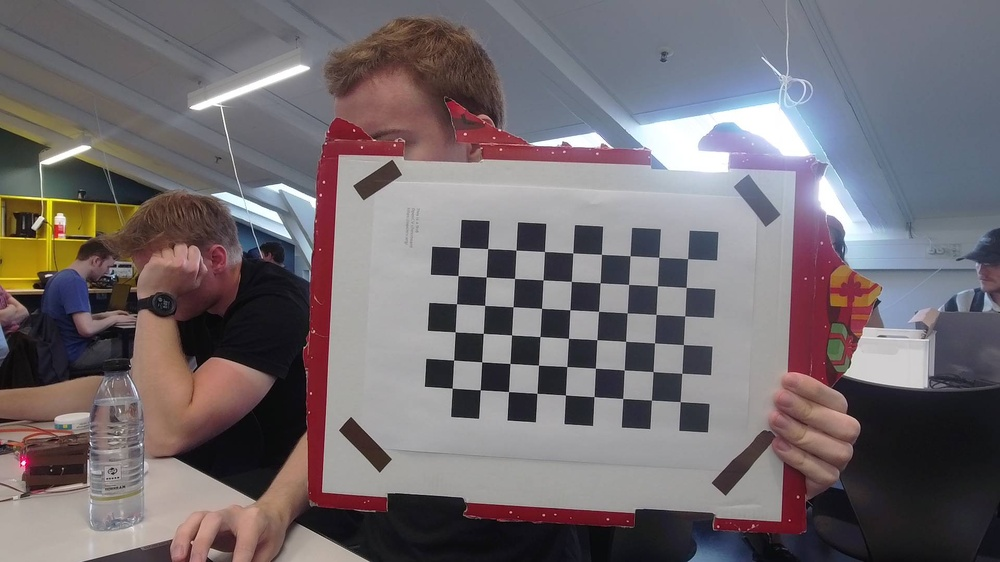
#> input picture EksamenVSCode/CalibrationImages/WIN_20250513_09_49_18_Pro.jpg, 1000 x 562 px, shrunk from 1920 x 1080 before the run; its folder holds only this picture in this run
$ python Calibration.py
#> lines starting #> are read from the running program, lines starting #| are printed output that depends on the picture; after the words box and inside, x2 and y2 are one past the last pixel; in counts of white or black regions, pixels touching at a corner belong together; long printed decimals are rounded
import numpy as np
import cv2 as cv
import glob

# === Parameters ===
chessboard_size = (9, 6)
square_size = 0.022

# Termination criteria for cornerSubPix
criteria = (cv.TERM_CRITERIA_EPS + cv.TERM_CRITERIA_MAX_ITER, 30, 0.001)

# Prepare object points
objp = np.zeros((chessboard_size[0] * chessboard_size[1], 3), np.float32)
objp[:, :2] = np.mgrid[0:chessboard_size[0], 0:chessboard_size[1]].T.reshape(-1, 2) * square_size

objpoints = []  # 3D points in real world
imgpoints = []  # 2D points in image plane

images = glob.glob('CalibrationImages/*.jpg')

for fname in images:
    img = cv.imread(fname)
#> img is the input picture: shape (562, 1000, 3); mean B, G, R 111.2, 107.4, 114.7
    gray = cv.cvtColor(img, cv.COLOR_BGR2GRAY)
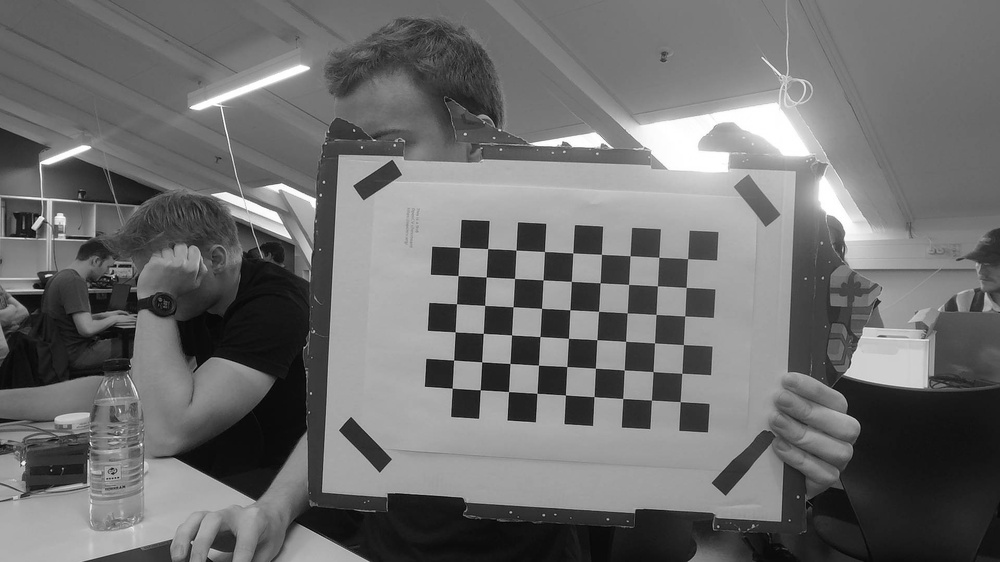
#> gray: shape (562, 1000); min 1, max 255, mean 110

    ret, corners = cv.findChessboardCorners(gray, chessboard_size, None)
#> ret = True; corners = 54 rows, first 8: [680.3, 401.7], [651.4, 400.2], [622.7, 398.5], [594, 396.5], [565.4, 394.9], [536.8, 393.3], [508.5, 391.6], [480.3, 389.7]

    if ret:
        objpoints.append(objp)
        corners2 = cv.cornerSubPix(gray, corners, (11, 11), (-1, -1), criteria)
#> corners2 = 54 rows, first 8: [680.2, 401.6], [651.4, 400.2], [622.7, 398.5], [594, 396.7], [565.4, 394.9], [536.9, 393.3], [508.5, 391.6], [480.3, 389.8]
        imgpoints.append(corners2)

        cv.drawChessboardCorners(img, chessboard_size, corners2, ret)
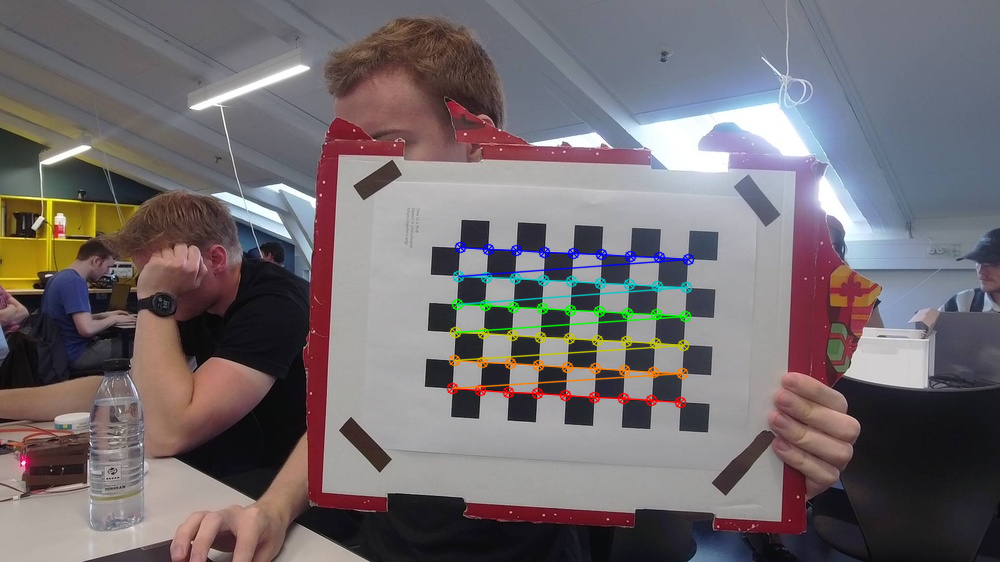
#> img: shape (562, 1000, 3); 2.06% of pixels changed, all inside (x1, y1, x2, y2) = (446, 241, 695, 409)
        cv.imshow('img', img)
        cv.waitKey(200)

cv.destroyAllWindows()

# === Calibrate ===
ret, mtx, dist, rvecs, tvecs = cv.calibrateCamera(objpoints, imgpoints, gray.shape[::-1], None, None)
#> ret = 0.105; mtx = [[1087.7, 0, 502.6], [0, 1081.8, 272.1], [0, 0, 1]]; dist = [[-0.557, 20.07, 0.00362, -0.00276, -274.6]]; rvecs = ([-0.152, -0.021, -3.09],); tvecs = ([0.136, 0.0995, 0.824],)

print("Camera matrix (mtx):")
print(mtx)
#| [[1.08770768e+03 0.00000000e+00 5.02580823e+02]
#|  [0.00000000e+00 1.08184566e+03 2.72100248e+02]
#|  [0.00000000e+00 0.00000000e+00 1.00000000e+00]]
print("Distortion coefficients (dist):")
print(dist)
#| [[-5.56955760e-01  2.00738362e+01  3.61564852e-03 -2.75767946e-03
#|   -2.74558773e+02]]

# === Save ===
np.savez("calibration_data.npz", mtx=mtx, dist=dist, rvecs=rvecs, tvecs=tvecs)

# === Reprojection Error ===
mean_error = 0
for i in range(len(objpoints)):
    imgpoints2, _ = cv.projectPoints(objpoints[i], rvecs[i], tvecs[i], mtx, dist)
    error = cv.norm(imgpoints[i], imgpoints2, cv.NORM_L2) / len(imgpoints2)
    mean_error += error
#> this loop made 1 pass
#> (error, mean_error) on pass 1: (0.0143, 0.0143)
#> after the loop, mean_error = 0.0143

print(f"Mean reprojection error: {mean_error / len(objpoints):.4f} pixels")
#| Mean reprojection error: 0.0143 pixels

$ run again, on EksamenVSCode/CalibrationImages/WIN_20250513_09_49_35_Pro.jpg
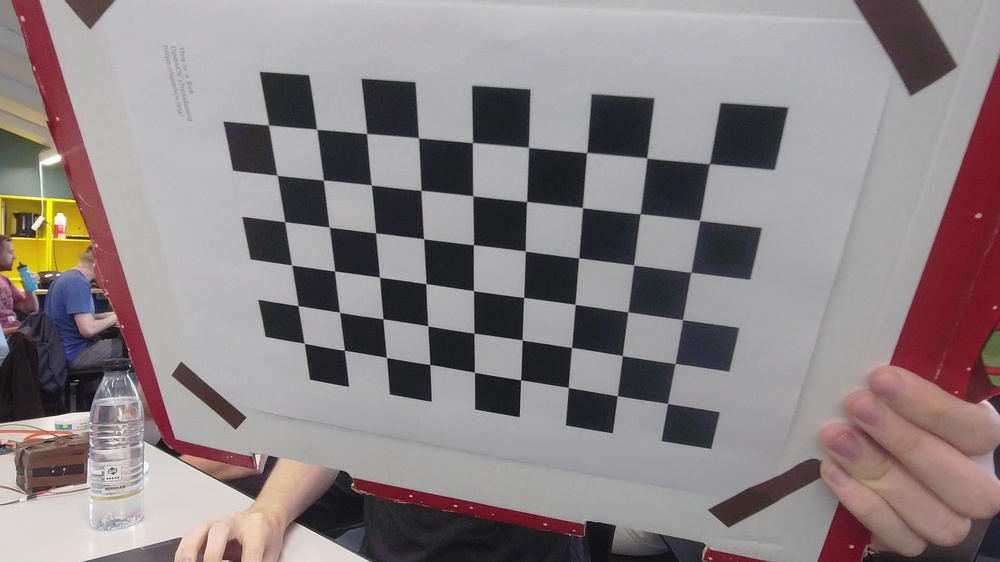
#> input picture EksamenVSCode/CalibrationImages/WIN_20250513_09_49_35_Pro.jpg, 1000 x 562 px, shrunk from 1920 x 1080 before the run
#> img is the input picture: shape (562, 1000, 3); mean B, G, R 131.7, 130.4, 139.6
#> `gray = cv.cvtColor(img, cv.COLOR_BGR2GRAY)`:
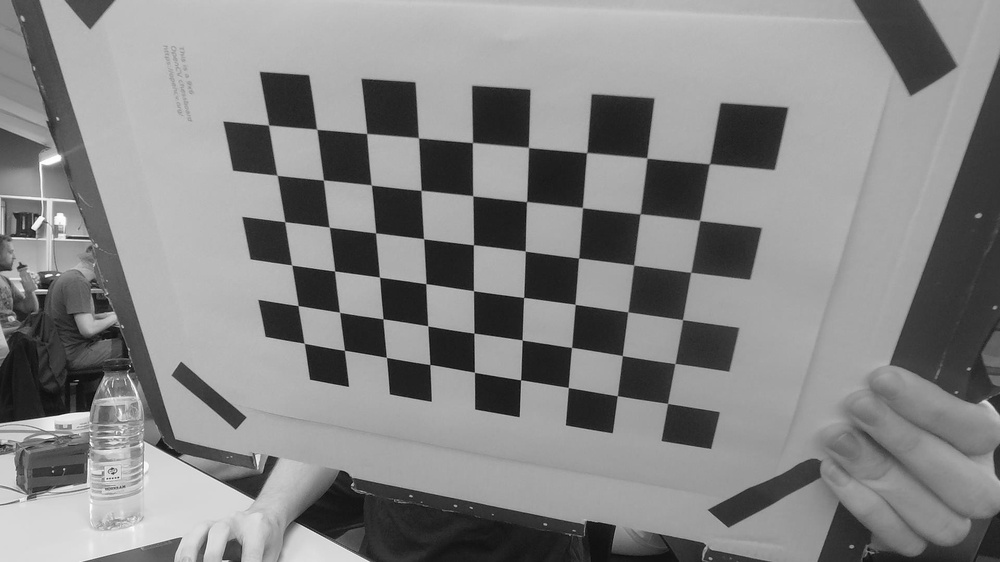
#> gray: shape (562, 1000); min 2, max 255, mean 133.3
#> `ret, corners = cv.findChessboardCorners(gray, chessboard_size, None)`: ret = True; corners = 54 rows, first 8: [667.5, 403.3], [617.2, 396.1], [568.1, 387.4], [520.6, 380], [474.3, 372.1], [429.9, 364.6], [386.4, 357.4], [344.2, 350]
#> corners2 = 54 rows, first 8: [667.6, 403.4], [617.3, 395.7], [568.3, 387.5], [520.6, 379.8], [474.4, 372.3], [429.8, 364.5], [386.4, 357.4], [344.4, 350.3]
#> `cv.drawChessboardCorners(img, chessboard_size, corners2, ret)`:
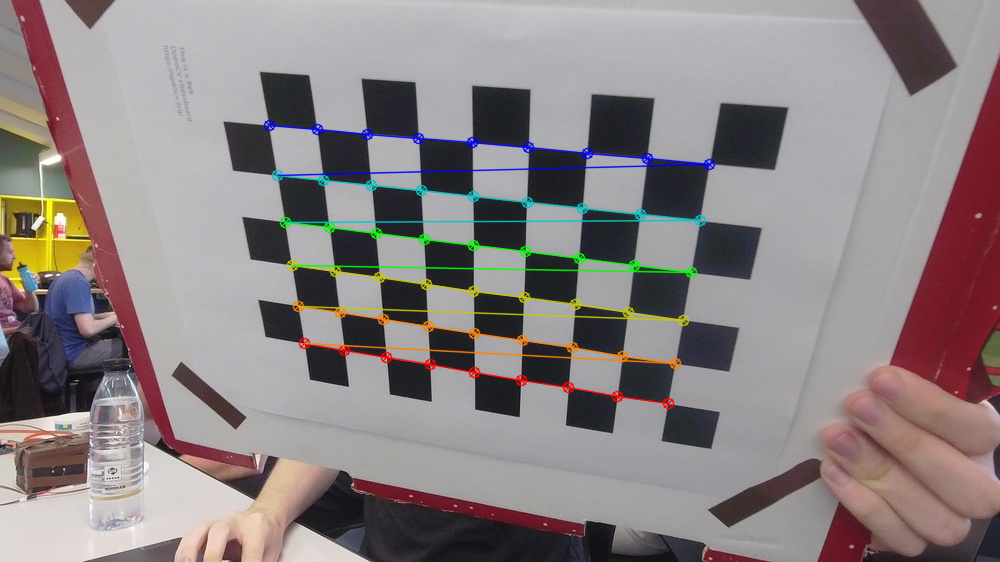
#> img: shape (562, 1000, 3); 3.08% of pixels changed, all inside (x1, y1, x2, y2) = (263, 119, 716, 410)
#> `ret, mtx, dist, rvecs, tvecs = cv.calibrateCamera(objpoints, imgpoints..`: ret = 0.209; mtx = [[703.2, 0, 488.6], [0, 690.9, 315.7], [0, 0, 1]]; dist = [[-0.115, 0.421, -0.00226, -0.000508, -0.251]]; rvecs = ([-0.406, 0.817, -2.93],); tvecs = ([0.0781, 0.0392, 0.305],)
#| [[703.183   0.         488.643]
#|  [  0.         690.853 315.739]
#|  [  0.           0.           1.        ]]
#| [[-0.1151  0.421 -0.002265 -0.0005085 -0.2511]]
#> the loop `for i in range(len(objpoints)):` made 1 pass
#> (error, mean_error) on pass 1: (0.0284, 0.0284)
#> after the loop `for i in range(len(objpoints)):`: mean_error = 0.0284
#| Mean reprojection error: 0.0284 pixels

$ run again, on EksamenVSCode/CalibrationImages/WIN_20250513_09_49_42_Pro.jpg
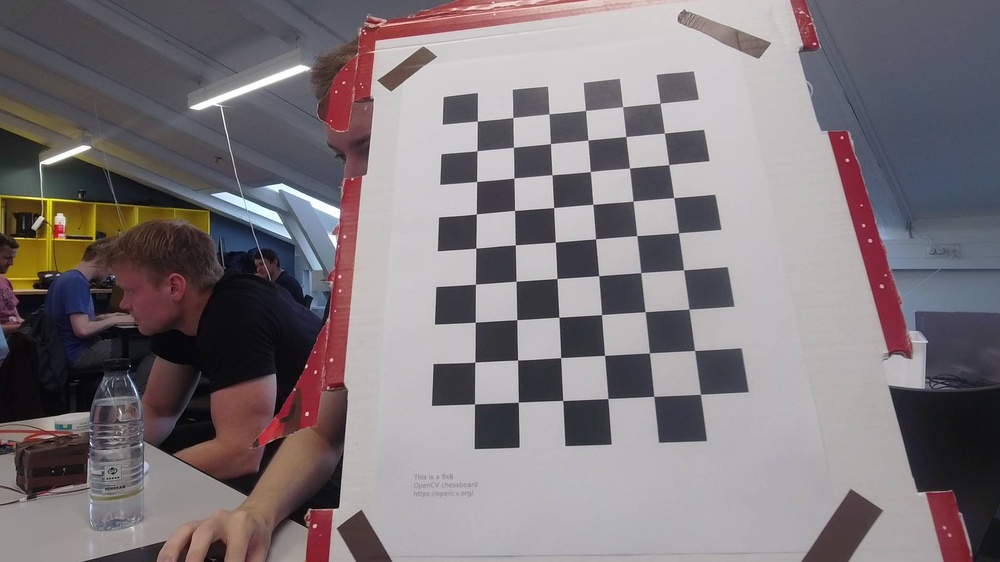
#> input picture EksamenVSCode/CalibrationImages/WIN_20250513_09_49_42_Pro.jpg, 1000 x 562 px, shrunk from 1920 x 1080 before the run
#> img is the input picture: shape (562, 1000, 3); mean B, G, R 122.7, 118.9, 126
#> `gray = cv.cvtColor(img, cv.COLOR_BGR2GRAY)`:
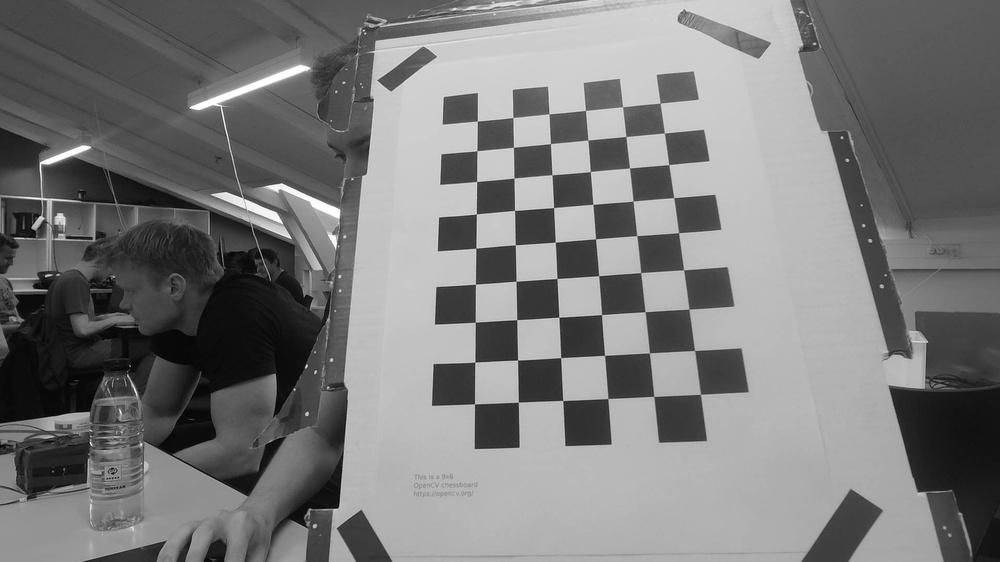
#> gray: shape (562, 1000); min 0, max 255, mean 121.5
#> `ret, corners = cv.findChessboardCorners(gray, chessboard_size, None)`: ret = True; corners = 54 rows, first 8: [660.1, 103], [664.3, 133.1], [668.9, 164.6], [673.7, 197.7], [678.5, 232.9], [683.6, 269.9], [688.9, 308.9], [694.5, 350.4]
#> corners2 = 54 rows, first 8: [660.1, 103.2], [664.4, 133.1], [668.7, 164.6], [673.7, 197.6], [678.5, 232.7], [683.6, 269.8], [688.9, 309.2], [694.6, 350.5]
#> `cv.drawChessboardCorners(img, chessboard_size, corners2, ret)`:
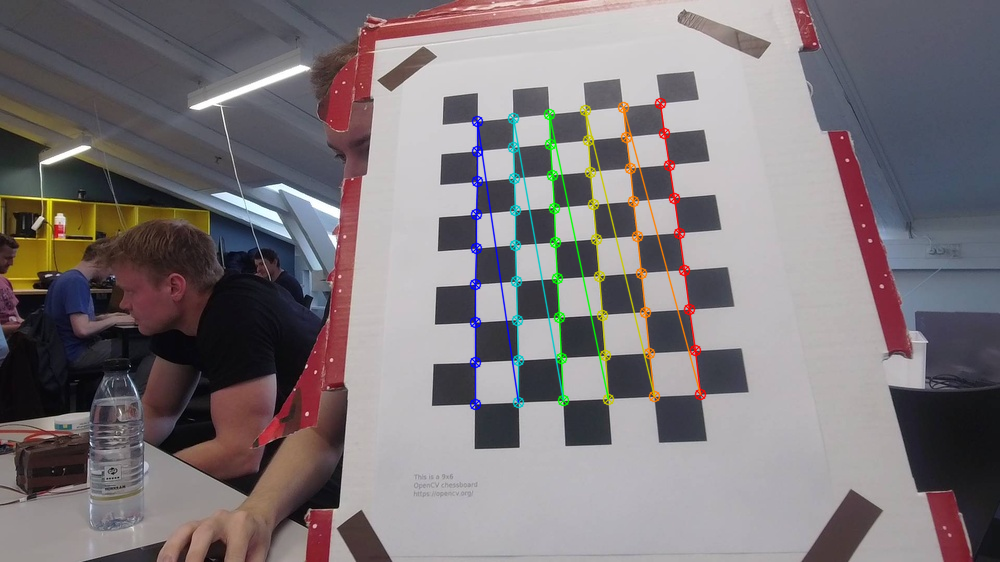
#> img: shape (562, 1000, 3); 2.43% of pixels changed, all inside (x1, y1, x2, y2) = (469, 97, 707, 411)
#> `ret, mtx, dist, rvecs, tvecs = cv.calibrateCamera(objpoints, imgpoints..`: ret = 0.177; mtx = [[621.5, 0, 512.4], [0, 611, 280.7], [0, 0, 1]]; dist = [[-0.172, 1.62, 0.00402, 0.000777, -6.12]]; rvecs = ([-0.2, 0.419, 1.5],); tvecs = ([0.0873, -0.107, 0.364],)
#| [[621.480   0.         512.445]
#|  [  0.         611.039 280.736]
#|  [  0.           0.           1.        ]]
#| [[-1.71947868e-01  1.61741012e+00  4.01909343e-03  7.76648442e-04
#|   -6.12073774e+00]]
#> the loop `for i in range(len(objpoints)):` made 1 pass
#> (error, mean_error) on pass 1: (0.0241, 0.0241)
#> after the loop `for i in range(len(objpoints)):`: mean_error = 0.0241
#| Mean reprojection error: 0.0241 pixels

$ run again, on EksamenVSCode/CalibrationImages/WIN_20250513_09_49_46_Pro.jpg
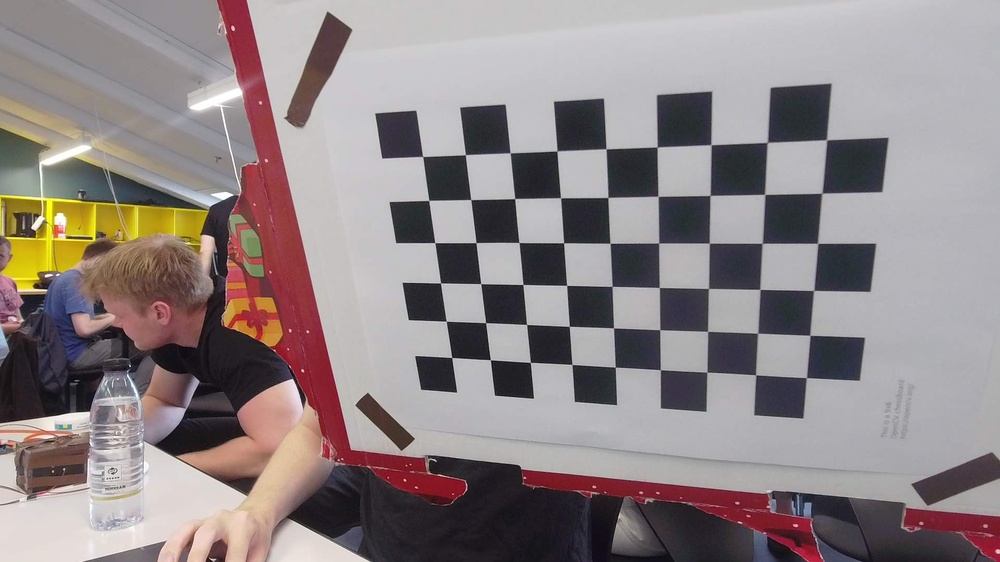
#> input picture EksamenVSCode/CalibrationImages/WIN_20250513_09_49_46_Pro.jpg, 1000 x 562 px, shrunk from 1920 x 1080 before the run
#> img is the input picture: shape (562, 1000, 3); mean B, G, R 133.7, 132.9, 143.1
#> `gray = cv.cvtColor(img, cv.COLOR_BGR2GRAY)`:
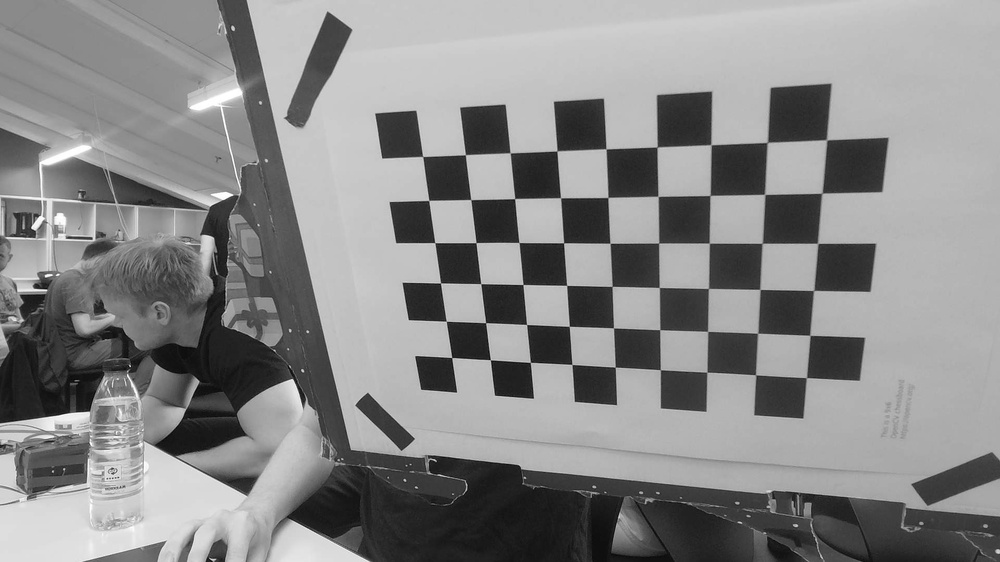
#> gray: shape (562, 1000); min 1, max 255, mean 136.1
#> `ret, corners = cv.findChessboardCorners(gray, chessboard_size, None)`: ret = True; corners = 54 rows, first 8: [422.5, 156.5], [465.2, 154.8], [510.1, 152.8], [556.9, 150.9], [605.9, 149], [656.9, 147.3], [711.2, 144.5], [767.5, 142.6]
#> corners2 = 54 rows, first 8: [422.6, 156.5], [465.4, 154.7], [510.1, 152.8], [557, 150.9], [606, 148.8], [657.1, 146.9], [711, 144.7], [767.3, 142.3]
#> `cv.drawChessboardCorners(img, chessboard_size, corners2, ret)`:
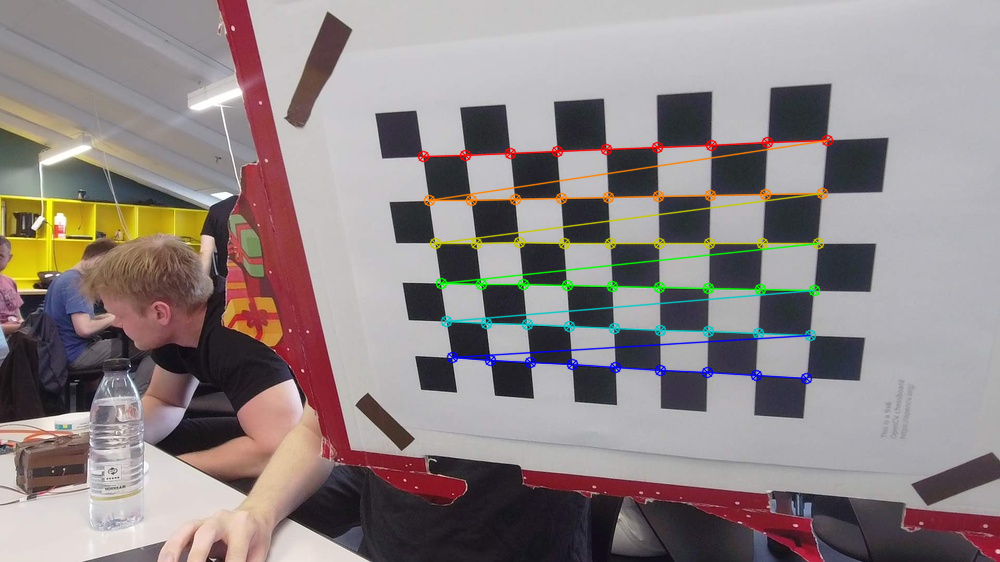
#> img: shape (562, 1000, 3); 2.96% of pixels changed, all inside (x1, y1, x2, y2) = (417, 134, 834, 385)
#> `ret, mtx, dist, rvecs, tvecs = cv.calibrateCamera(objpoints, imgpoints..`: ret = 0.158; mtx = [[755.3, 0, 478.8], [0, 750.9, 321.6], [0, 0, 1]]; dist = [[-0.126, 0.414, -0.00494, 0.00879, -0.523]]; rvecs = ([0.45, 0.347, -0.0395],); tvecs = ([-0.0271, -0.0796, 0.36],)
#| [[755.303   0.         478.782]
#|  [  0.         750.939 321.614]
#|  [  0.           0.           1.        ]]
#| [[-0.1258  0.4141 -0.004944  0.008787 -0.523]]
#> the loop `for i in range(len(objpoints)):` made 1 pass
#> (error, mean_error) on pass 1: (0.0215, 0.0215)
#> after the loop `for i in range(len(objpoints)):`: mean_error = 0.0215
#| Mean reprojection error: 0.0215 pixels
